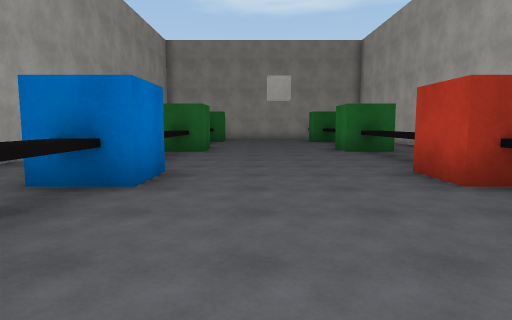
View 1 (above)

16 first-person views from a walk through a scene from a Unity 3-D project. The camera is 1.4 m above the floor, tilts 6° down and sees 75° across. The floor is counted in squares, 2 m on a side. Each view is taken from the middle of a square. On the plan, view 1 faces up. The plan holds only what a view shows up to about 10 squares ahead; the rest is blank. The place goes on beyond the plan. The player is left out. Surface patterns are stand-ins for the level's own textures.

View 2
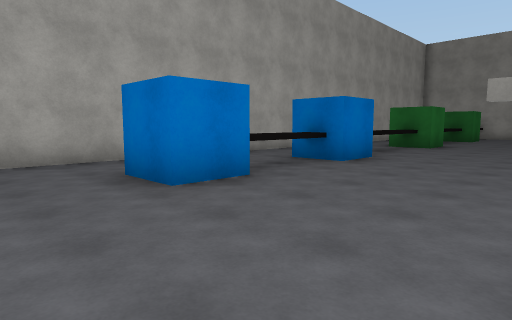

View 3
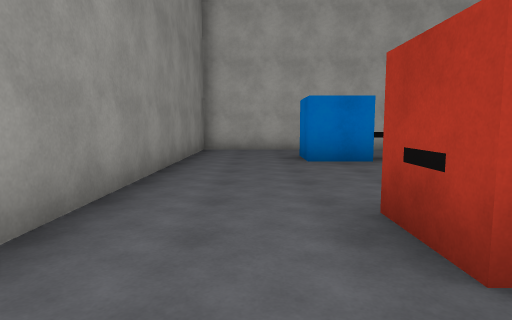

View 4
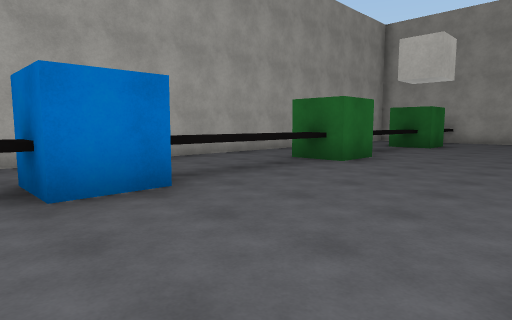

View 5
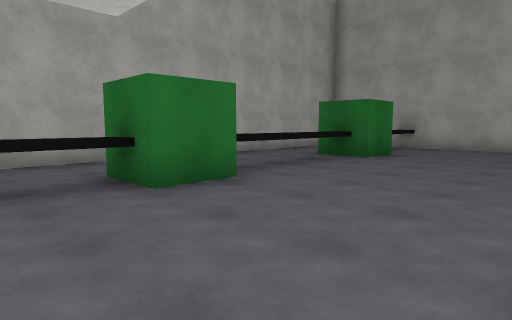

View 6
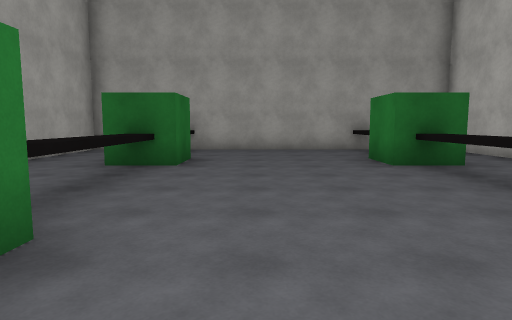

View 7
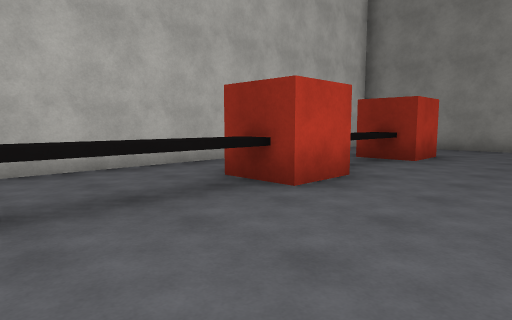

View 8
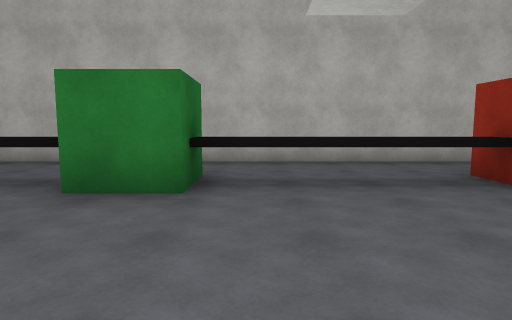

View 9
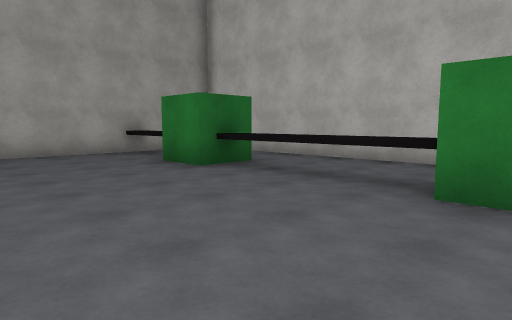

View 10
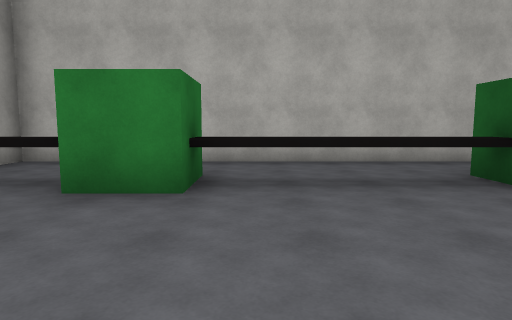

View 11
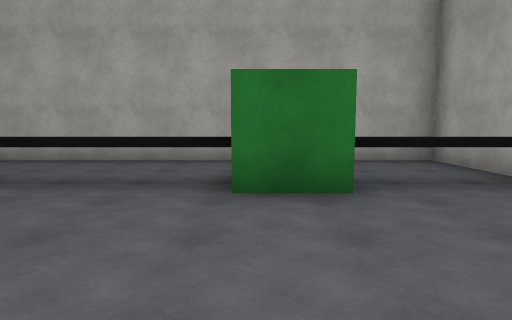

View 12
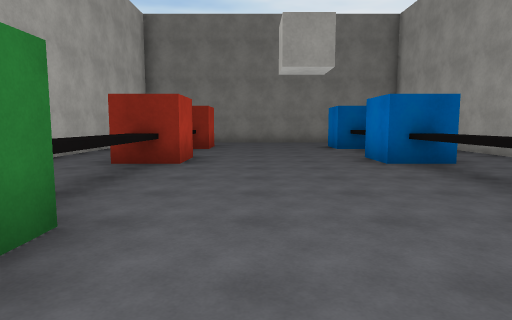

View 13
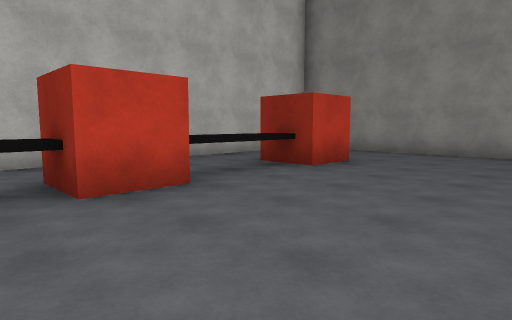

View 14
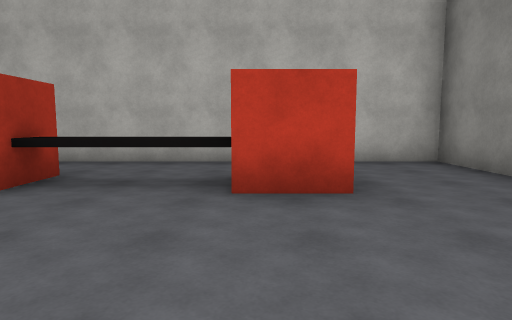

View 15
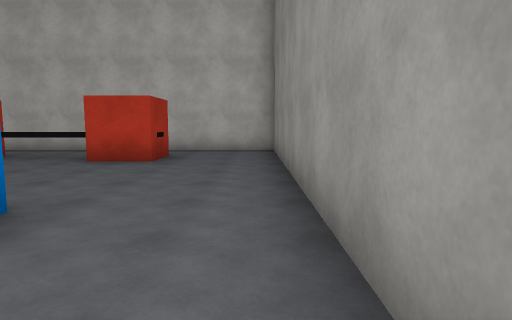

View 16
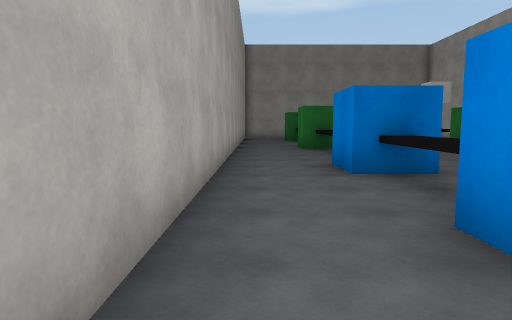

### Floor plan
Key: @ floor where view 1 was taken; # wall or solid block; . floor; T thing the floor can be seen under or through; O other object.
Columns run from 5 left of view 1 to 6 right of it. Each row starts with its distance up from view 1.
 18 ############
 17 #..#....#..#
 16 #..#....#..#
 15 #..#....#..#
 14 #..O....O..#
 13 #..T....T..#
 12 #..T....T..#
 11 #..T....T..#
 10 #..T....T..#
  9 #..O....O..#
  8 #..T....T..#
  7 #..T....T..#
  6 #..T....T..#
  5 #..T....T..#
  4 #..O....O..#
  3 #..#....T..#
  2 #..#....T..#
  1 #..O....O..#
  0 #....@.....#
 -1 #..........#
 -2 #..........#
 -3 ############

Positions as (right, up) in squares from view 1, and headings:
1: (0, 0), facing up
2: (2, -2), facing up-left
3: (5, -1), facing left
4: (2, 3), facing up-left
5: (2, 7), facing up-left
6: (0, 8), facing up
7: (0, 8), facing down-right
8: (-1, 8), facing right
9: (-1, 9), facing up-right
10: (-1, 13), facing right
11: (2, 14), facing left
12: (1, 11), facing down
13: (-1, 6), facing down-right
14: (-1, 1), facing right
15: (-4, -2), facing right
16: (-4, -1), facing up
